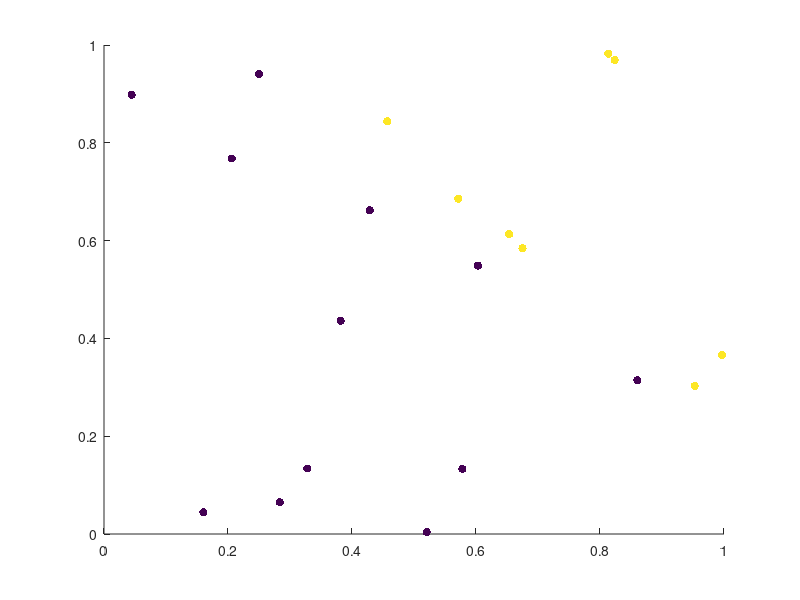

Write the MATLAB code that produced this figure. (Note: this script raises an error after producing the figure.)
N=20;

rng(10);

A11 = 1;
A12 = 1;


train_set = zeros(N, 3);
train_set(:, 1:2) = rand(N, 2);

for i=1:N
    a = -train_set(:, 1) - train_set(:,2) + 1.0;
    if -train_set(i, 1) - train_set(i,2) + 1.2 < 0
        train_set(i, 3) = 1;
    else
        train_set(i, 3) = -1;
    end
    
end

if A11
    scatter(train_set(:, 1), train_set(:, 2),[], train_set(:, 3), 'filled');
    hold on;

    sigma = .2

    [alpha, w0, s_vectors] = trainSVM(train_set(:, 1:2), train_set(:,3));

    %visualize support vectors
    scatter(s_vectors(:, 1), s_vectors(:, 2), 100, 'o');

    w = sum(alpha.*train_set(:, 3).*train_set(:, 1:2), 1);

    w = [w0 w];
    w = - w ./ w(3);

    x = linspace(0, 1, 2);
    y = x*w(2) + w(1);
    plot(x, y);

    new_vec = [.6, .6];
    new_vec2 = [.3, .6];
    

    y_new = predictSVM(alpha,train_set(:, 1:2), train_set(:,3),new_vec);
    y_new = sign(y_new);
    scatter(new_vec(1), new_vec(2), [], y_new, 'filled');
    scatter(new_vec(1), new_vec(2), 100, 'o');
    scatter(new_vec(1), new_vec(2), 200, 'o');
    
    y_new2 = predictSVM(alpha,train_set(:, 1:2), train_set(:,3),new_vec2);
    y_new2 = sign(y_new2);
    scatter(new_vec2(1), new_vec2(2), [], y_new2, 'filled');
    scatter(new_vec2(1), new_vec2(2), 100, 'o');
    scatter(new_vec2(1), new_vec2(2), 200, 'o');


    % plot kernel decision boundary

    % Make classification predictions over a grid of values
    x1plot = linspace(min(train_set(:,1)), max(train_set(:,1)), 50)';
    x2plot = linspace(min(train_set(:,2)), max(train_set(:,2)), 50)';
    [X1, X2] = meshgrid(x1plot, x2plot);
    vals = zeros(size(X1));
    for i = 1:size(X1, 2)
       this_X = [X1(:, i), X2(:, i)];
       vals(:, i) = predictSVM(alpha,train_set(:, 1:2), train_set(:,3),this_X);
    end
    vals;

    % Plot the SVM boundary
    contour(X1, X2, vals, [0 0], 'Color', 'b');
    hold off;
    waitforbuttonpress;
end

if A12
    %non linearly separable data

    mu1 = ones(N/2, 1)*[0.35, 0.15];
    mu2 = ones(N/2, 1)*[0.75, 0.75];
    mu3 = ones(N/2, 1)*[0.0, 0.0];
    mu4 = ones(N/2, 1)*[0.0, 0.6];

    blob1 = normrnd(mu1, 0.15, N/2, 2);
    blob2 = normrnd(mu2, 0.1, N/2, 2);
    blob3 = normrnd(mu3, 0.1, N/2, 2);
    blob4 = normrnd(mu4, 0.1, N/2, 2);

    blob1 = [blob1, ones(N/2, 1)];
    blob2 = [blob2, ones(N/2, 1)*-1];
    blob3 = [blob3, ones(N/2, 1)*-1];
    blob4 = [blob4, ones(N/2, 1)*-1];

    rbf_training = [blob1; blob2; blob3; blob4];

    scatter(rbf_training(:, 1), rbf_training(:, 2), [], rbf_training(:, 3), 'filled');
    hold on;
    
    C = 0.5;
    [alpha, w0, s_vectors] = rbf_trainSVM_soft(rbf_training(:, 1:2), rbf_training(:,3), sigma, C);

    % Make classification predictions over a grid of values
    x1plot = linspace(min(rbf_training(:,1)), max(rbf_training(:,1)), 50)';
    x2plot = linspace(min(rbf_training(:,2)), max(rbf_training(:,2)), 50)';
    [X1, X2] = meshgrid(x1plot, x2plot);

    vals = zeros(size(X1));
    for i = 1:size(X1, 1)
        for j = 1:size(X2, 2)
            this_X = [X1(i, j), X2(i, j)];
            pred = rbf_predictSVM(alpha,rbf_training(:, 1:2), rbf_training(:,3),this_X, sigma);
            vals(i, j) = pred;
        end
    end

    % Plot the SVM boundary
    contour(X1, X2, vals, [0, 0], 'Color', 'b');
    
    %visualize support vectors and sigma
    scatter(s_vectors(:, 1), s_vectors(:, 2), 100, 'o');
    %visualize support vectors
    scatter(s_vectors(:, 1), s_vectors(:, 2), 100, 'o');
    
    % plot support vector + sigma, disabled because of cluttering
    for i=1:size(s_vectors, 1)
        sv = s_vectors(i, :);
        
        %circle(sv(1), sv(2), sigma);
    end
    hold off;
end
